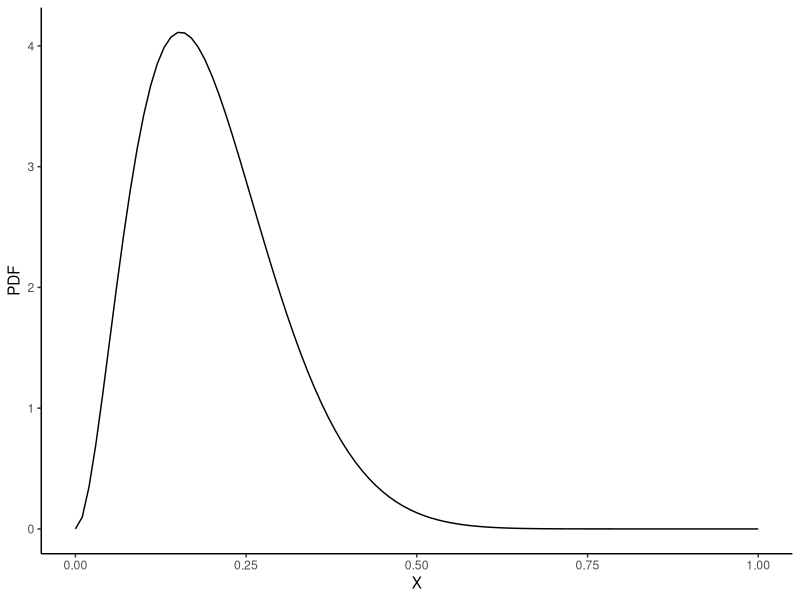
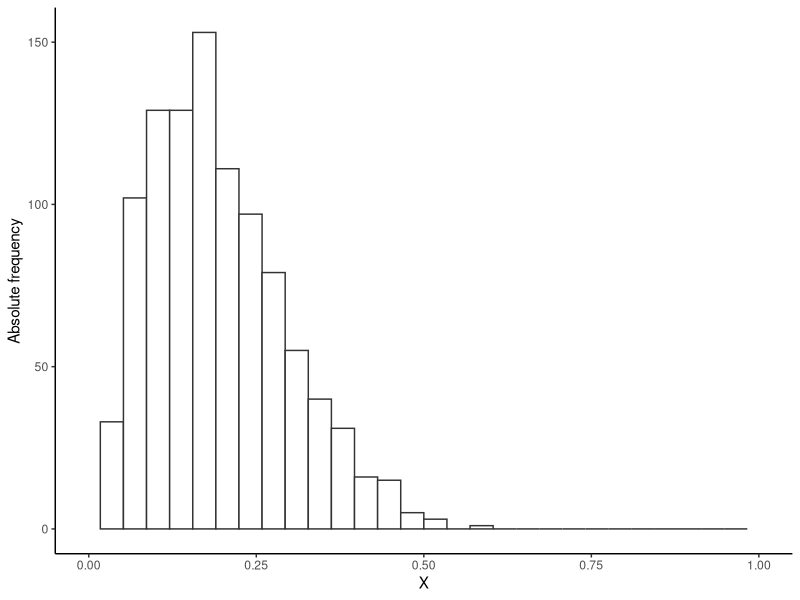

These figures' R source, in order: (Note: this script raises an error after producing the figures.)
## ---- chunk 1
knitr::opts_chunk$set(echo = TRUE, fig.width = 4, fig.height = 3)
## ---- chunk 2
library(ggplot2)
theme_set(theme_classic())
## ---- chunk 3
mu <- .2
sigma2 <- .01
alpha <- mu * (mu * (1 - mu) / sigma2 - 1)
beta <- alpha * (1 - mu) / mu

ggplot(data = data.frame(x = c(0, 1)), aes(x)) +
  geom_function(fun = dbeta, args = list(shape1 = alpha, shape2 = beta)) +
  labs(x = "X", y = "PDF")
## ---- chunk 4
sample_data <- rbeta(1000, shape1 = alpha, shape2 = beta)
ggplot(data = data.frame(x = sample_data), aes(x)) +
  geom_histogram(bins = 30, fill = "white", color = "gray20") +
  scale_x_continuous(limits = c(0, 1)) +
  labs(x = "X", y = "Absolute frequency") 
## ---- chunk 5
sample_mean <- mean(sample_data)
sample_variance <- var(sample_data)

cat("The sample mean is", sample_mean, "an the true mean is", mu,
    "\nThe sample variance is", sample_variance, "and the true variance is", sigma2)
## ---- chunk 6
interval <- quantile(sample_data, probs = c(.025, .975))
interval
## ---- chunk 7
knitr::include_graphics("Venn_diagram.png")
